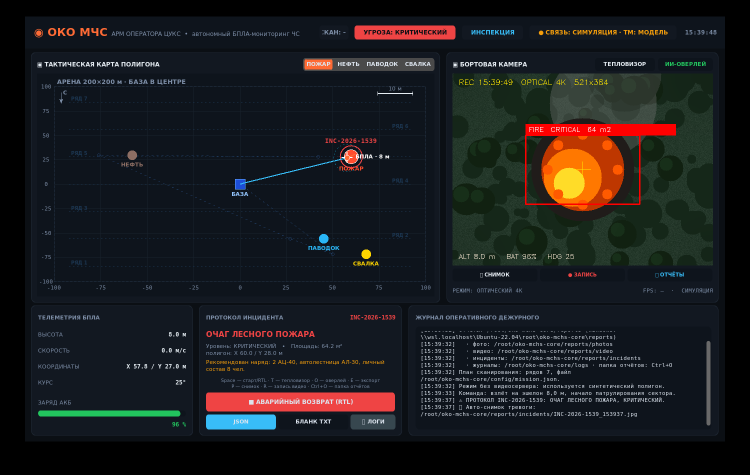
#> input picture docs/screenshots/operator_console.png, 1500 x 950 px (shown at 1/2 size)
$ python -i make_assets.py   (imports and definitions only)
#> lines starting #> are read from the running program, lines starting #| are printed output that depends on the picture
"""Generate background and card assets for the OKO MCHS presentation."""
from __future__ import annotations

import math
import random
from pathlib import Path

import numpy as np
from PIL import Image, ImageDraw, ImageFilter

ROOT = Path(__file__).resolve().parents[3]
OUT = ROOT / "docs" / "presentation" / "assets"
# [1 line not run here, left out]

W, H = 2560, 1440
S = 2  # supersampling for vector-ish elements


def _lerp(c1, c2, t):
    return tuple(int(round(a + (b - a) * t)) for a, b in zip(c1, c2))


# [99 lines left out: functions base_layer, add_dot_grid, add_radar, finish, make_content_bg, make_cover_bg, not called in this run]


def rounded_card(src, dst, radius=26, border=(45, 64, 94, 255), border_width=3, size=None):
#> called with src = '../../screenshots/operator_console.png', dst = 'out.png', radius = 26, border = (45, 64, 94, 255), border_width = 3
    im = Image.open(src).convert("RGB")
#> im is the input picture: PIL image 1500x950 RGB; mean R, G, B 26.7, 27.5, 29.7
    if size:
        im = im.resize(size, Image.LANCZOS)
    w, h = im.size
#> w = 1500; h = 950
    im = im.convert("RGBA")
#> im: PIL image 1500x950 RGBA
    mask = Image.new("L", (w, h), 0)
#> mask: PIL image 1500x950 L; every value is 0
    md = ImageDraw.Draw(mask)
    md.rounded_rectangle((0, 0, w - 1, h - 1), radius=radius, fill=255)
    out = Image.new("RGBA", (w, h), (0, 0, 0, 0))
#> out: PIL image 1500x950 RGBA; every value is 0
    out.paste(im, (0, 0), mask)
    d = ImageDraw.Draw(out)
    d.rounded_rectangle((0, 0, w - 1, h - 1), radius=radius, outline=border, width=border_width)
    out.save(dst, optimize=True)
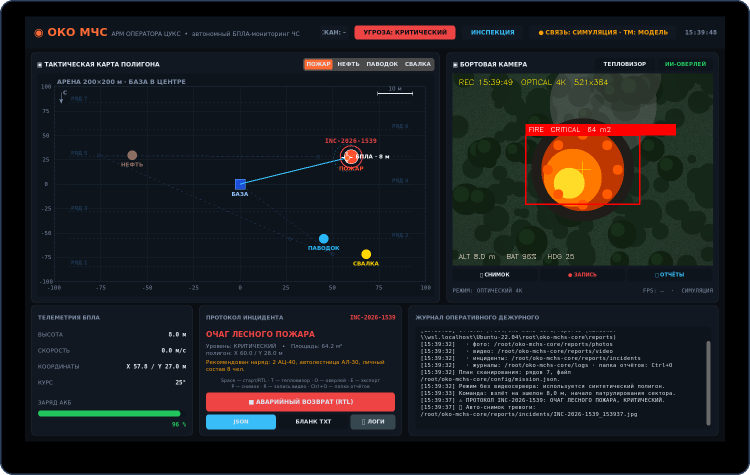
#> saved as out.png: PIL image 1500x950 RGBA (shown at 1/2 size); mean R, G, B, A 27.1, 28.2, 30.6, 254.9; transparent parts drawn white


# [10 lines left out: function main, not called in this run]


# [2 lines not run here, left out]

>>> result = rounded_card('../../screenshots/operator_console.png', 'out.png')
